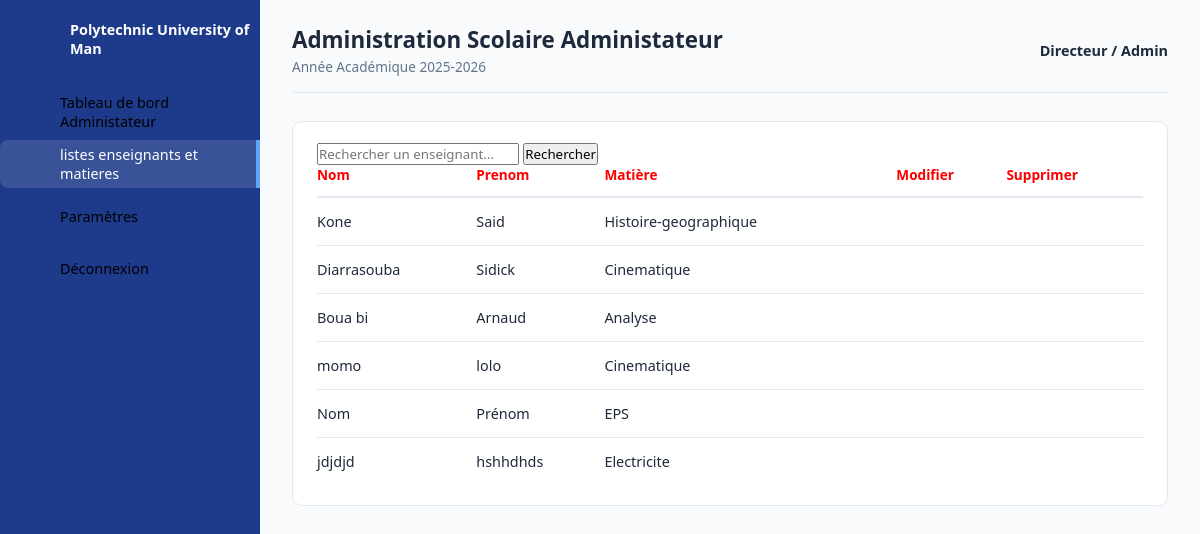
Page /liste_professeur/ on the committed database.
### new_project/models.py (models this page shows, shortened)
class Professeur (models.Model):
    nom=models.CharField(max_length=100)
    prenom =models.CharField(max_length=100)
    age=models.IntegerField(default=0)
    classe = models.ForeignKey(Classes, on_delete=models.SET_NULL,null=True,blank=True)
    matiere =models.ForeignKey (Matieres, on_delete=models.SET_NULL,null=True, blank=True)
    id_user =models.OneToOneField(Utilisateur, on_delete=models.CASCADE, related_name='professeur' , null=True )
    class Meta:
        verbose_name = "Professeur"
        verbose_name_plural = "Professeurs"

class Matieres (models.Model):
    nom=models.CharField(max_length=50)
    class Meta:
        verbose_name = "Matière"
        verbose_name_plural = "Matières"
    def __str__(self):
        return self.nom

### new_project/views.py (the view)
# urls.py: path("liste_professeur/", liste_professeur, name='liste_professeur'),
def liste_professeur(request):
    recherche = request.GET.get('recherche')
    if recherche:
        professeurs = Professeur.objects.filter(
            nom__icontains=recherche
        )
    else:
        professeurs = Professeur.objects.all()
    context = {
        'professeurs': professeurs,
        'recherche': recherche
    }
    return render(
        request,
        'liste_professeur.html',
        context
    )

### templates/liste_professeur.html (shortened to what this page needs)
{% load static %}
<!DOCTYPE html>
<html lang="fr">
<head>
    <link rel="stylesheet" href="{% static 'css/dashboardadmin.css' %}?v=2.0">
</head>
<body>
    <div class="container">
        <aside class="navigation">
            <ul>
                <li class="brand">
                    <a href="#">
                        <span class="titre">Polytechnic University of Man</span>
                    </a>
                </li>
                <li>
                    <a href="{% url 'dashboardadmin' %}">
                        <span class="titre">Tableau de bord Administateur</span>
                    </a>
                </li>
                <li class="active">
                    <a href="{% url 'liste_professeur' %}">
                        <span class="titre">listes enseignants et matieres</span>
                    </a>
                </li>
                <li>
                    <a href="#">
                        <span class="titre">Paramètres</span>
                    </a>
                </li>
                <li class="logout">
                    <a href="{% url 'deconnexion' %}">
                        <span class="titre">Déconnexion</span>
                    </a>
                </li>
            </ul>
        </aside>
        <main class="main-content">
            <header class="topbar">
                <div>
                    <h2>Administration Scolaire Administateur</h2>
                    <p class="subtitle">Année Académique 2025-2026</p>
                </div>
                <div class="user-profile">
                    <span>Directeur / Admin</span>
                </div>
            </header>
            <section class="details">
                <div class="recent-orders">
                   <form method="GET" class="search-form">
                        <input type="text" name="recherche" placeholder="Rechercher un enseignant..."    value="{{ request.GET.recherche }}">
                         <button type="submit">Rechercher</button>
                    </form>
                    <table>
                        <thead>
                            <tr>
                                <td class="lock">Nom</td>
                                <td class="lock">Prenom</td>
                                <td class="lock">Matière</td>
                                <td class="lock">Modifier</td>
                                <td class="lock">Supprimer</td>
                            </tr>
                        </thead>
                        <tbody>
                            {% for professeur in professeurs %}
                            <tr>
                                <td>{{ professeur.nom }}</td>
                                <td>{{ professeur.prenom }}</td>
                                <td>{{ professeur.matiere }}</td>
                                <td>
                                </td>
                                <td>
                                </td>
                            </tr>
                            {% empty %}
                            <tr>
                                <td colspan="7">Aucun enseignant trouvé.</td>
                            </tr>
                            {% endfor %}
                        </tbody>
                    </table>
                </div>
            </section>
        </main>
    </div>
</body>
</html>

### static/css/dashboardadmin.css (style rules this page uses)
* { margin: 0; padding: 0; box-sizing: border-box; font-family: 'Segoe UI', system-ui, -apple-system, Roboto, sans-serif; }
:root { --primary-color: #1e3a8a; --accent-color: #2563eb; --white: #ffffff; --gray-bg: #f8fafc; --text-main: #1e293b; --text-muted: #64748b; --border-color: #e2e8f0; }
body { min-height: 100vh; background-color: var(--gray-bg); }
.container { display: flex; width: 100%; }
.navigation { width: 260px; height: 100vh; background-color: var(--primary-color); position: fixed; left: 0; top: 0; display: flex; flex-direction: column; }
.navigation ul { list-style: none; padding-top: 15px; width: 100%; }
.navigation ul li { position: relative; width: 100%; margin-bottom: 4px; }
.navigation ul li.brand { margin-bottom: 25px; padding-left: 10px; }
.navigation ul li.brand a { font-weight: 700; font-size: 1.1rem; color: var(--white); }
.navigation ul li a { display: flex; align-items: center; text-decoration: none; color: black; height: 48px; padding-left: 20px; transition: all 0.2s ease; border-top-left-radius: 8px; border-bottom-left-radius: 8px; }
.navigation ul li:hover a, .navigation ul li.active a { color: var(--white); background-color: rgba(255, 255, 255, 0.12); }
.navigation ul li.active a { border-right: 4px solid #60a5fa; }
.navigation ul li a .titre { font-size: 0.9rem; }
.navigation ul li.logout { margin-top: auto; margin-bottom: 20px; }
.main-content { margin-left: 260px; width: calc(100% - 260px); padding: 24px 32px; }
.topbar { display: flex; justify-content: space-between; align-items: center; padding-bottom: 16px; border-bottom: 1px solid var(--border-color); }
.topbar h2 { color: var(--text-main); font-size: 1.4rem; }
.topbar .subtitle { color: var(--text-muted); font-size: 0.85rem; margin-top: 2px; }
.user-profile { display: flex; align-items: center; gap: 8px; font-weight: 600; color: var(--primary-color); font-size: 1.3rem; }
.user-profile span { font-size: 0.9rem; color: var(--text-main); }
.details { margin-top: 28px; }
.recent-orders { background: var(--white); padding: 20px 24px; border-radius: 10px; border: 1px solid var(--border-color); }
table { width: 100%; border-collapse: collapse; }
table thead td { font-weight: 600; color: black; padding-bottom: 12px; font-size: 0.85rem; border-bottom: 2px solid var(--border-color); }
.lock { color: red; }
table tbody tr { border-bottom: 1px solid var(--border-color); }
table tbody tr:last-child { border-bottom: none; }
table tbody td { padding: 14px 0; font-size: 0.9rem; color: var(--text-main); }

### rows in the picture
Professeur: nom "Kone", prenom "Said", matiere "Histoire-geographique"
Professeur: nom "Diarrasouba", prenom "Sidick", matiere "Cinematique"
Professeur: nom "Boua bi", prenom "Arnaud", matiere "Analyse"
Professeur: nom "momo", prenom "lolo", matiere "Cinematique"
Professeur: nom "Nom", prenom "Prénom", matiere "EPS"
Professeur: nom "jdjdjd", prenom "hshhdhds", matiere "Electricite"
